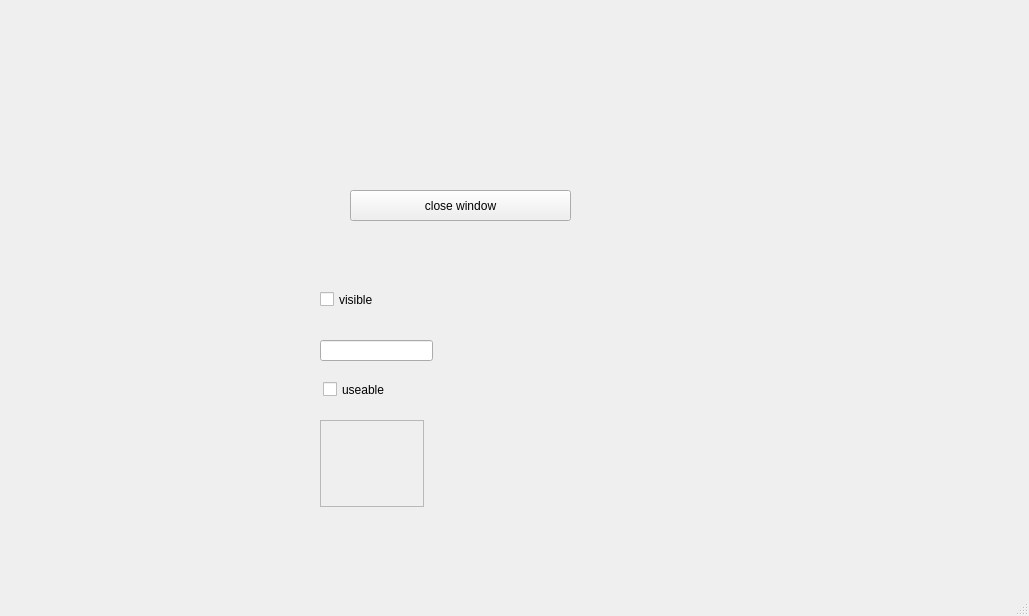
<?xml version="1.0" encoding="UTF-8"?>
<ui version="4.0">
 <class>MainWindow</class>
 <widget class="QMainWindow" name="MainWindow">
  <property name="geometry">
   <rect>
    <x>0</x>
    <y>0</y>
    <width>1029</width>
    <height>616</height>
   </rect>
  </property>
  <property name="windowTitle">
   <string>MainWindow</string>
  </property>
  <widget class="QWidget" name="centralwidget">
   <widget class="QPushButton" name="pushButton">
    <property name="geometry">
     <rect>
      <x>350</x>
      <y>190</y>
      <width>221</width>
      <height>31</height>
     </rect>
    </property>
    <property name="text">
     <string>close window</string>
    </property>
   </widget>
   <widget class="QCheckBox" name="checkBox">
    <property name="geometry">
     <rect>
      <x>320</x>
      <y>290</y>
      <width>91</width>
      <height>19</height>
     </rect>
    </property>
    <property name="text">
     <string>visible</string>
    </property>
   </widget>
   <widget class="QCheckBox" name="checkBox_2">
    <property name="geometry">
     <rect>
      <x>323</x>
      <y>380</y>
      <width>91</width>
      <height>19</height>
     </rect>
    </property>
    <property name="text">
     <string>useable</string>
    </property>
   </widget>
   <widget class="QLineEdit" name="lineEdit">
    <property name="geometry">
     <rect>
      <x>320</x>
      <y>340</y>
      <width>113</width>
      <height>21</height>
     </rect>
    </property>
   </widget>
   <widget class="QTextEdit" name="textEdit">
    <property name="enabled">
     <bool>false</bool>
    </property>
    <property name="geometry">
     <rect>
      <x>320</x>
      <y>420</y>
      <width>104</width>
      <height>87</height>
     </rect>
    </property>
   </widget>
  </widget>
  <widget class="QMenuBar" name="menubar">
   <property name="geometry">
    <rect>
     <x>0</x>
     <y>0</y>
     <width>1029</width>
     <height>26</height>
    </rect>
   </property>
  </widget>
  <widget class="QStatusBar" name="statusbar"/>
 </widget>
 <resources/>
 <connections>
  <connection>
   <sender>pushButton</sender>
   <signal>clicked()</signal>
   <receiver>MainWindow</receiver>
   <slot>close()</slot>
   <hints>
    <hint type="sourcelabel">
     <x>507</x>
     <y>234</y>
    </hint>
    <hint type="destinationlabel">
     <x>504</x>
     <y>295</y>
    </hint>
   </hints>
  </connection>
  <connection>
   <sender>checkBox</sender>
   <signal>toggled(bool)</signal>
   <receiver>lineEdit</receiver>
   <slot>setVisible(bool)</slot>
   <hints>
    <hint type="sourcelabel">
     <x>373</x>
     <y>327</y>
    </hint>
    <hint type="destinationlabel">
     <x>373</x>
     <y>374</y>
    </hint>
   </hints>
  </connection>
  <connection>
   <sender>checkBox_2</sender>
   <signal>toggled(bool)</signal>
   <receiver>textEdit</receiver>
   <slot>setEnabled(bool)</slot>
   <hints>
    <hint type="sourcelabel">
     <x>331</x>
     <y>422</y>
    </hint>
    <hint type="destinationlabel">
     <x>329</x>
     <y>479</y>
    </hint>
   </hints>
  </connection>
 </connections>
</ui>
